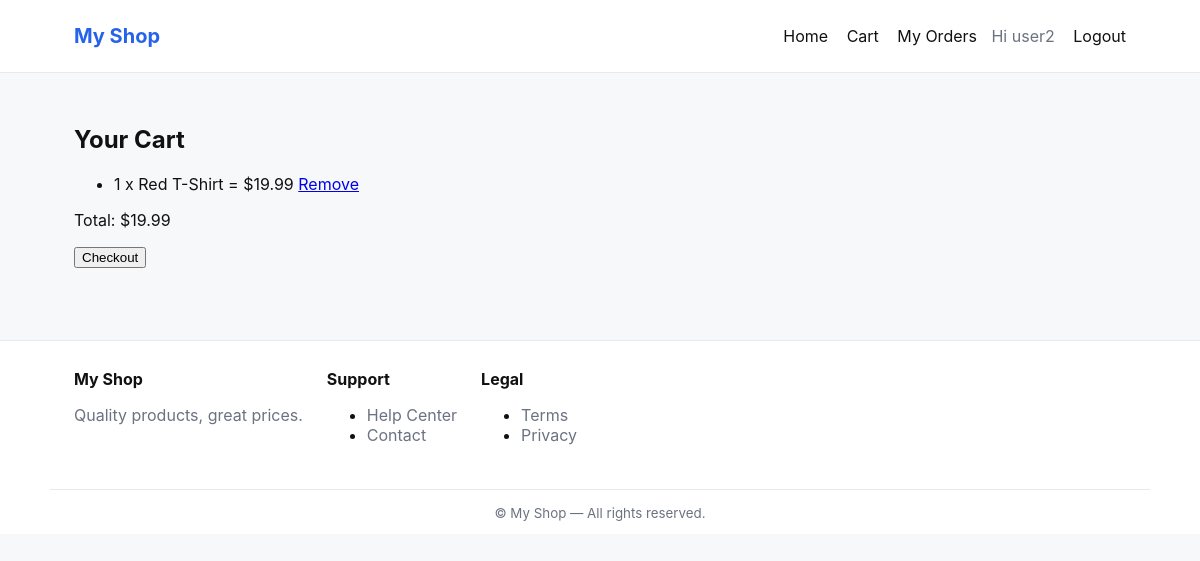
The app's page /cart/ (signed in) with its own data.
### store/models.py (models this page shows, shortened)
class Product(models.Model):
    title = models.CharField(max_length=200)
    description = models.TextField(blank=True)
    price = models.DecimalField(max_digits=10, decimal_places=2)
    stock = models.PositiveIntegerField(default=0)
    slug = models.SlugField(unique=True)

### store/views.py (the view, shortened to what this page needs)
# urls.py: path('cart/', views.cart_view, name='cart'),
def cart_view(request):
    items = []
    total = Decimal('0')
    if request.user.is_authenticated:
        order = Order.objects.filter(user=request.user, status='P').first()
        if order:
            for it in order.items.select_related('product').all():
                line_total = it.product.price * it.quantity
                total += line_total
                items.append({'product': it.product, 'quantity': it.quantity, 'line_total': line_total})
    return render(request, 'store/cart.html', {'items': items, 'total': total})

### templates/store/cart.html (shortened to what this page needs)
{% extends 'base.html' %}
{% block content %}
  <h2>Your Cart</h2>
  {% if items %}
    <ul>
      {% for it in items %}
        <li>{{ it.quantity }} x {{ it.product.title }} = ${{ it.line_total }} <a href="{% url 'store:cart_remove' it.product.id %}">Remove</a></li>
      {% endfor %}
    </ul>
    <p>Total: ${{ total }}</p>
    {% if user.is_authenticated %}
      <form action="{% url 'store:checkout' %}" method="post">{% csrf_token %}<button type="submit">Checkout</button></form>
    {% else %}
      <p>Please <a href="/accounts/login/">login</a> to checkout.</p>
    {% endif %}
  {% else %}
    <p>Your cart is empty.</p>
  {% endif %}
{% endblock %}

### templates/partials/header.html
<header class="site-header">
  <div class="container header-inner">
    <a class="brand" href="/">My Shop</a>
    <nav class="main-nav" aria-label="Main navigation">
      <a href="/">Home</a>
      <a href="/cart/">Cart</a>
      <a href="/orders/">My Orders</a>
      {% if user.is_authenticated %}
        <span class="muted">Hi {{ user.username }}</span>
        <a href="/accounts/logout/" class="btn-ghost">Logout</a>
      {% else %}
        <a href="/accounts/login/" class="btn">Login</a>
        <a href="/accounts/signup/" class="btn btn--outline">Sign up</a>
      {% endif %}
    </nav>
  </div>
</header>

### static/css/styles.css (style rules this page uses)
:root { --bg:#f6f8fa; --card:#fff; --muted:#6b7280; --accent:#2563eb; --accent-600:#1e40af; --border: #e6e9ee; --radius:8px; --max-width:1100px; }
* { box-sizing:border-box }
body { font-family:Inter,system-ui,Segoe UI,Roboto,Helvetica,Arial,sans-serif;margin:0;background:var(--bg);color:#111 }
.container { max-width:var(--max-width);margin:0 auto;padding:24px }
.site-header { background:#fff;border-bottom:1px solid var(--border) }
.site-header .header-inner { display:flex;align-items:center;justify-content:space-between }
.brand { font-weight:700;color:var(--accent);text-decoration:none;font-size:1.25rem }
.main-nav a { margin-left:14px;color:#111;text-decoration:none }
.main-nav .muted { margin-left:10px;color:var(--muted) }
.btn-ghost { background:transparent;border:none;color:var(--muted);cursor:pointer }

### records on screen
Product: quantity "1", product "Red T-Shirt", line_total "19.99"

### other values on screen
{{ user.username }} "user2"
{{ total }} "19.99"
